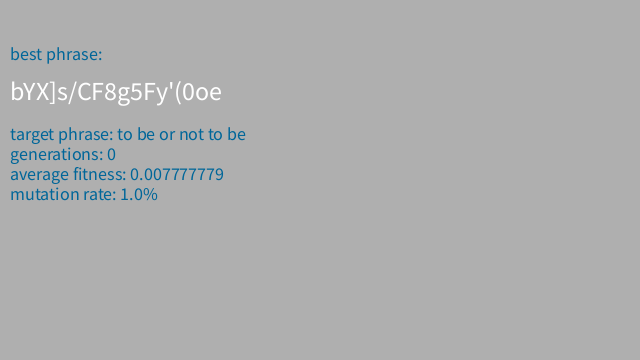
Frame 1 (no input)
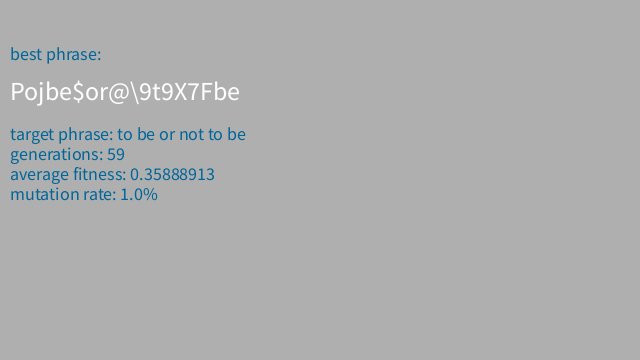
Frame 60 (the mouse pressed at the canvas centre just before this capture)
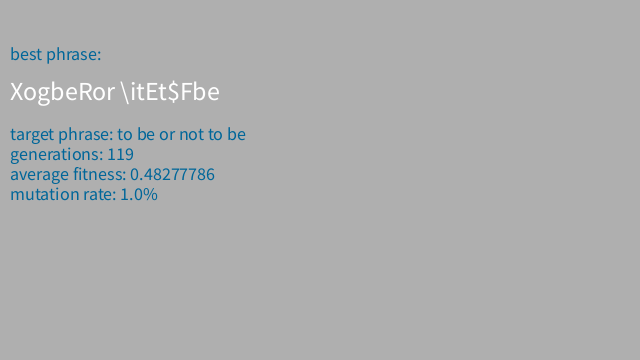
Frame 120 (the mouse held since frame 60 and released just before this capture)

The Processing sketch that drew these frames (run headless with seeded random() and noise(); from frame 60 on, the mouse is pressed at the canvas centre):

// Processing sketch: genetic_algorithm
// ── genetic_algorithm.pde
Population pop;
String target;
String best;

void setup() {
  size(640, 360);
  pop = new Population();
  target = "to be or not to be";
  best = "";
}

void draw() {
  pop.evaluateFitness();
  best = pop.findWinner().geneString();
  
  
  background(175);
  textSize(18);
  fill(0, 102, 153);
  text("best phrase: ", 10, 60);
  textSize(26);
  fill(255);
  text(best, 10, 100);
  textSize(18);
  fill(0, 102, 153);
  text("target phrase: " + target, 10, 140);
  text("generations: " + pop.generation, 10, 160);
  text("average fitness: " + pop.averageFitness(), 10, 180);
  text("mutation rate: " + pop.mutationRate * 100 + "%", 10, 200);
  
  if (!best.equals(target)) {
    pop.evolve();
  }
}

// ── dna.pde
class DNA {
  char[] genes = new char[18];
  float fitness;
  float normFitness;
  
  DNA() {
    for (int n = 0; n < genes.length; n++) {
      genes[n] = (char)random(32, 128);
    }
  }
  
  String geneString() {
    return new String(genes);
  }
  
  void evaluate() {
    int score = 0;
    for (int n = 0; n < target.length(); n++) {
      char c = target.charAt(n);
      if (genes[n] == c) {
        score++;
      }
    }
    fitness = float(score)/target.length();
  }
  
  void normalize(float totalFitness) {
    normFitness = (fitness/totalFitness) * 100;
  }
  
  DNA crossover(DNA partner) {
    DNA child = new DNA();
    int splicePt = (int)random(genes.length);
    for (int n = 0; n < genes.length; n++) {
      if (n < splicePt) {
        child.genes[n] = genes[n];
      } else {
        child.genes[n] = partner.genes[n];
      }
    }
    return child;
  }
  
  void mutate(float rate) {
    for (int n = 0; n < genes.length; n++) {
      if (random(1) < rate) {
        genes[n] = (char)random(32, 128);
      }
    }
  }
  
}

// ── population.pde
class Population {
  DNA[] population = new DNA[100];
  float mutationRate = 0.01;
  int generation = 0;
  
  Population() {
    for (int n = 0; n < population.length; n++) {
      population[n] = new DNA();
    }
  }
  
  void evaluateFitness() {
    for (DNA dna : population) {
      dna.evaluate();
    }
  }
  
  float totalFitness() { // must call dna.evaluate() first
    float totalFitness = 0;
    for (DNA dna : population) {
      totalFitness += dna.fitness;
    }
    return totalFitness;
  }
  
  float averageFitness() { // must call dna.evaluate() first
    return totalFitness() / population.length;
  }
  
  void evolve() {
    // normalize fitness
    float total = totalFitness();
    for (DNA dna : population) {
      dna.normalize(total);
    }
    // select mating pairs
    DNA[][] mates = new DNA[population.length][2];
    for (int n = 0; n < population.length; n++) {
      mates[n] = selectMates();
    }
    // reproduce
    DNA[] offspring = new DNA[population.length];
    for (int n = 0; n < offspring.length; n++) {
      offspring[n] = reproduce(mates[n]);
    }
    // replace
    population = offspring;
    generation += 1;
  }
  
  DNA[] selectMates() {
    DNA[] mates = new DNA[2];
    int count = 0;
    int n = 0;
    while (count < 2) {
      DNA dna = population[n];
      if (random(100) <= dna.normFitness) {
        if (count == 0 || mates[0] != dna) {
          mates[count] = dna;
          count += 1;
        }
      }
      n = (n+1) % population.length;
    }
    return mates;
  }
  
  DNA reproduce(DNA[] mates) {
    DNA parentA = mates[0];
    DNA parentB = mates[1];
    DNA child = parentA.crossover(parentB);
    child.mutate(mutationRate);
    return child;
  }
  
  DNA findWinner() {
    DNA winner = population[0];
    for (DNA dna : population) {
      if (dna.fitness > winner.fitness) {
        winner = dna;
      }
    }
    return winner;
  }
}
